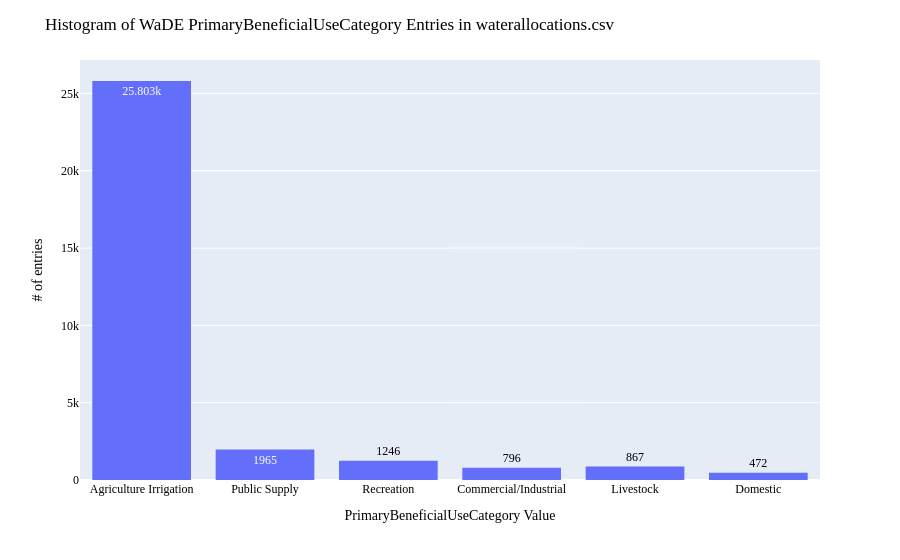

The code cell stored with this chart in its notebook:
### Code cell
# ---- Histogram: Distribution of PrimaryBeneficialUseCategory WaDE Values ----
print(dfaa.PrimaryBeneficialUseCategory.value_counts())

fig = px.histogram(dfaa, x="PrimaryBeneficialUseCategory", text_auto=True)
fig.update_layout(bargap=0.2,
                  title="Histogram of WaDE PrimaryBeneficialUseCategory Entries in waterallocations.csv",
                  xaxis_title="PrimaryBeneficialUseCategory Value",
                  yaxis_title="# of entries",
                  #legend_title="Legend Title",
                    font=dict(
                        family="Arial Bold",
                        size=12,
                        color="Black")
                 )
fig.show()
fig.write_image('figures/PrimaryBeneficialUseCategory.png', engine="kaleido")

### Figure 1 — Plotly figure (JSON) as saved in the notebook; plotly's stock layout.template omitted (floating-point values rounded to 4 significant figures; data arrays with more than 128 entries replaced by an {"elided": "..."} marker saying what was removed)
{"data": [{"bingroup": "x", "hovertemplate": "PrimaryBeneficialUseCategory=%{x}<br>count=%{y}<extra></extra>", "legendgroup": "", "marker": {"color": "#636efa", "pattern": {"shape": ""}}, "name": "", "orientation": "v", "showlegend": false, "texttemplate": "%{value}", "type": "histogram", "x": {"elided": "31149 str values"}, "xaxis": "x", "yaxis": "y"}], "layout": {"bargap": 0.2, "barmode": "relative", "font": {"color": "Black", "family": "Arial Bold", "size": 12}, "legend": {"tracegroupgap": 0}, "margin": {"t": 60}, "title": {"text": "Histogram of WaDE PrimaryBeneficialUseCategory Entries in waterallocations.csv"}, "xaxis": {"anchor": "y", "domain": [0, 1], "title": {"text": "PrimaryBeneficialUseCategory Value"}}, "yaxis": {"anchor": "x", "domain": [0, 1], "title": {"text": "# of entries"}}}}
